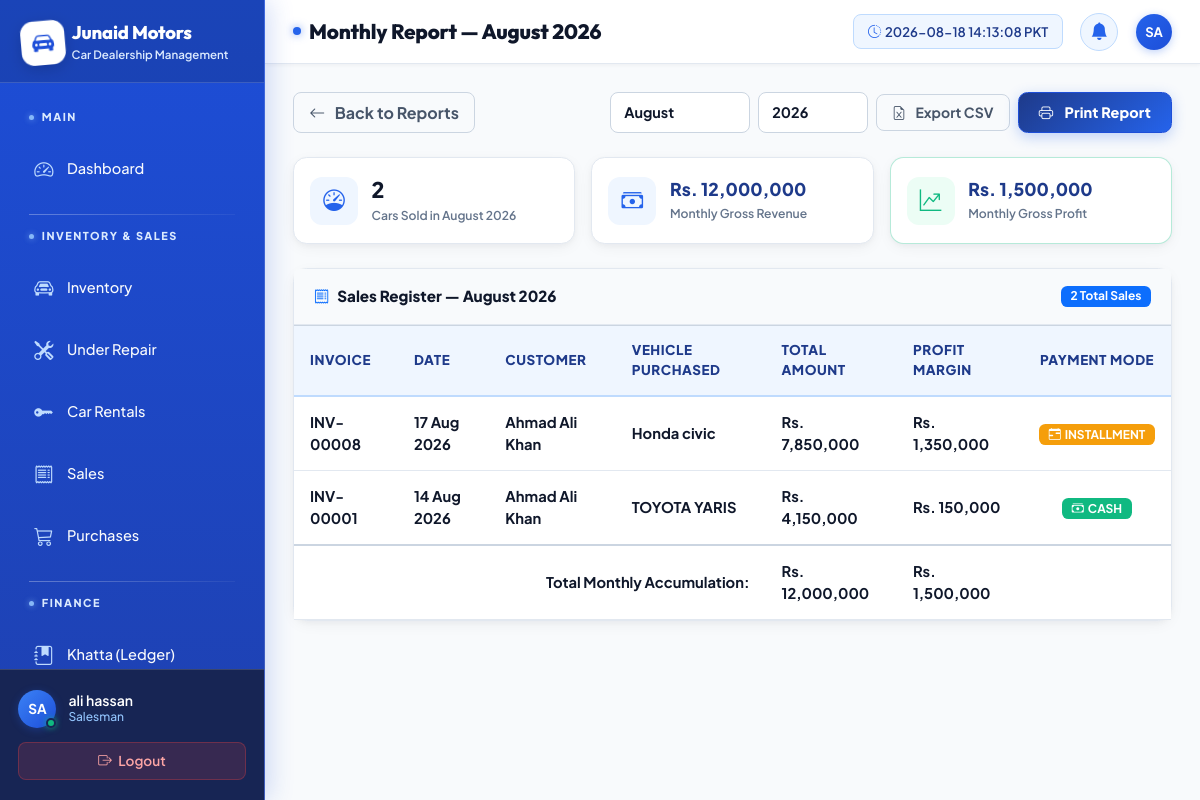
Screenshot of /reports/monthly/ (signed in) with the database file from the repository.
### apps/staff/models.py (models this page shows, shortened)
class StaffProfile(models.Model):
    ROLE_CHOICES = [
        ('admin', 'Admin'),
        ('manager', 'Manager'),
        ('salesman', 'Salesman'),
        ('accountant', 'Accountant'),
    ]
    user = models.OneToOneField(User, on_delete=models.CASCADE)
    role = models.CharField(max_length=20, choices=ROLE_CHOICES)
    phone = models.CharField(max_length=20)
    is_active = models.BooleanField(default=True)

### apps/sales/models.py (models this page shows, shortened)
class Sale(models.Model):
    PAYMENT_CHOICES = [
        ('cash', 'Cash'),
        ('installment', 'Installment'),
    ]
    PAYMENT_METHOD_CHOICES = [
        ('cash', 'Cash'),
        ('bank_transfer', 'Bank Transfer'),
        ('cheque', 'Cheque'),
    ]
    PAYMENT_STATUS_CHOICES = [
        ('paid', 'Paid'),
        ('partially_paid', 'Partially Paid'),
        ('pending', 'Pending'),
    ]
    invoice_no = models.CharField(max_length=20, unique=True, blank=True)
    car = models.ForeignKey('inventory.Car', on_delete=models.PROTECT)
    customer = models.ForeignKey('customers.Customer', on_delete=models.PROTECT)
    sale_date = models.DateField(default=django.utils.timezone.now, verbose_name="Sale Date")
    payment_type = models.CharField(max_length=20, choices=PAYMENT_CHOICES, default='cash', verbose_name="Sale Type")
    payment_method = models.CharField(max_length=20, choices=PAYMENT_METHOD_CHOICES, default='cash', verbose_name="Payment Method")
    payment_status = models.CharField(max_length=20, choices=PAYMENT_STATUS_CHOICES, default='pending', verbose_name="Payment Status")
    video = models.FileField(upload_to='sale_videos/', blank=True, null=True)
    total_amount = models.DecimalField(max_digits=12, decimal_places=2, verbose_name="Total Sale Price")
    payment_received = models.DecimalField(max_digits=12, decimal_places=2, default=0, verbose_name="Payment Received")
    down_payment = models.DecimalField(max_digits=12, decimal_places=2, default=0, verbose_name="Down Payment")
    monthly_installment = models.DecimalField(max_digits=10, decimal_places=2, default=0, verbose_name="Installment Amount")
    installment_months = models.IntegerField(default=0, verbose_name="Total Installments")
    profit = models.DecimalField(max_digits=12, decimal_places=2, default=0)

### apps/customers/models.py (models this page shows, shortened)
class Customer(models.Model):
    name = models.CharField(max_length=200)
    cnic = models.CharField(max_length=15, unique=True)
    phone = models.CharField(max_length=20)
    address = models.TextField()
    city = models.CharField(max_length=100)
    created_at = models.DateTimeField(auto_now_add=True)

### apps/inventory/models.py (models this page shows, shortened)
class Car(models.Model):
    STATUS_CHOICES = [
        ('available', 'Available'),
        ('reserved', 'Reserved'),
        ('sold', 'Sold'),
        ('under_repair', 'Under Repair'),
    ]
    name = models.CharField(max_length=200)
    model_year = models.IntegerField()
    color = models.CharField(max_length=100)
    registration_no = models.CharField(max_length=50, unique=True)
    purchase_price = models.DecimalField(max_digits=12, decimal_places=2)
    selling_price = models.DecimalField(max_digits=12, decimal_places=2)
    status = models.CharField(max_length=20, choices=STATUS_CHOICES, default='available')
    image = models.ImageField(upload_to='cars/', blank=True, null=True)
    video = models.FileField(upload_to='car_videos/', blank=True, null=True)
    entry_date = models.DateField(auto_now_add=True)
    notes = models.TextField(blank=True)

### apps/reports/views.py (the view, shortened to what this page needs)
# urls.py: path('monthly/', views.monthly_report, name='monthly_report'),
@login_required
def monthly_report(request):
    today = timezone.now().date()
    year = int(request.GET.get('year', today.year))
    month = int(request.GET.get('month', today.month))
    sales = Sale.objects.filter(
        sale_date__year=year,
        sale_date__month=month
    ).select_related('car', 'customer').order_by('-sale_date')
    total_revenue = sales.aggregate(Sum('total_amount'))['total_amount__sum'] or 0
    total_profit = sales.aggregate(Sum('profit'))['profit__sum'] or 0
    daily_breakdown = sales.values('sale_date').annotate(
        daily_revenue=Sum('total_amount'),
        daily_profit=Sum('profit'),
        count=Count('id')
    ).order_by('sale_date')
    report_title = datetime(year, month, 1).strftime('%B %Y')
    context = {
        'sales': sales,
        'total_revenue': total_revenue,
        'total_profit': total_profit,
        'month_name': report_title,
        'selected_year': year,
        'selected_month': month,
        'years_list': range(today.year - 3, today.year + 1),
        'months_list': [(i, datetime(2000, i, 1).strftime('%B')) for i in range(1, 13)],
        'daily_breakdown': daily_breakdown,
    }
    return render(request, 'reports/monthly.html', context)

### apps/dashboard/context_processors.py (called while the page is built)
def overdue_count(request):
    if request.user.is_authenticated:
        today = timezone.now().date()
        count = Installment.objects.filter(
            Q(status='overdue') | Q(status='pending', due_date__lt=today)
        ).count()
        return {'overdue_count': count}
    return {'overdue_count': 0}

### templates/reports/monthly.html (shortened to what this page needs)
{% extends 'base.html' %}
{% load humanize %}
{% block page_title %}Monthly Report — {{ month_name }}{% endblock %}
{% block content %}
<div class="d-flex flex-wrap justify-content-between align-items-center gap-3 mb-4 no-print">
  <a href="{% url 'reports_home' %}" class="btn-ghost fw-bold"><i class="bi bi-arrow-left me-1"></i>Back to Reports</a>
  <div class="d-flex align-items-center gap-2">
    <form method="get" action="" class="d-flex align-items-center gap-2">
      <select name="month" class="form-select form-select-sm fw-bold" style="width:140px;" onchange="this.form.submit()">
        {% for m_num, m_name in months_list %}
          <option value="{{ m_num }}" {% if m_num == selected_month %}selected{% endif %}>{{ m_name }}</option>
        {% endfor %}
      </select>
      <select name="year" class="form-select form-select-sm fw-bold" style="width:110px;" onchange="this.form.submit()">
        {% for y in years_list %}
          <option value="{{ y }}" {% if y == selected_year %}selected{% endif %}>{{ y }}</option>
        {% endfor %}
      </select>
    </form>
    <a href="?month={{ selected_month }}&year={{ selected_year }}&export=csv" class="btn btn-sm btn-ghost fw-bold text-success" title="Download Excel CSV"><i class="bi bi-file-earmark-excel me-1"></i>Export CSV</a>
    <button onclick="window.print()" class="btn btn-sm btn-amber fw-bold"><i class="bi bi-printer me-1"></i>Print Report</button>
  </div>
</div>
<div class="row g-3 mb-4">
  <div class="col-md-4">
    <div class="stat-card">
      <div class="stat-icon"><i class="bi bi-speedometer"></i></div>
      <div class="stat-content">
        <div class="stat-value fw-extra-bold">{{ sales.count }}</div>
        <div class="stat-label">Cars Sold in {{ month_name }}</div>
      </div>
    </div>
  </div>
  <div class="col-md-4">
    <div class="stat-card">
      <div class="stat-icon"><i class="bi bi-cash-stack"></i></div>
      <div class="stat-content">
        <div class="stat-value text-amount fw-extra-bold">Rs. {{ total_revenue|floatformat:0|intcomma }}</div>
        <div class="stat-label">Monthly Gross Revenue</div>
      </div>
    </div>
  </div>
  <div class="col-md-4">
    <div class="stat-card success">
      <div class="stat-icon"><i class="bi bi-graph-up-arrow"></i></div>
      <div class="stat-content">
        <div class="stat-value text-amount text-profit fw-extra-bold">Rs. {{ total_profit|floatformat:0|intcomma }}</div>
        <div class="stat-label">Monthly Gross Profit</div>
      </div>
    </div>
  </div>
</div>
<div class="card mb-4">
  <div class="card-header d-flex justify-content-between align-items-center">
    <div><i class="bi bi-receipt me-2 text-primary"></i><span class="fw-extra-bold">Sales Register — {{ month_name }}</span></div>
    <span class="badge bg-primary fw-bold">{{ sales.count }} Total Sales</span>
  </div>
  <div class="card-body p-0">
    {% if sales %}
    <div class="table-responsive">
      <table class="table mb-0 align-middle">
        <thead>
          <tr>
            <th>Invoice</th>
            <th>Date</th>
            <th>Customer</th>
            <th>Vehicle Purchased</th>
            <th>Total Amount</th>
            <th>Profit Margin</th>
            <th class="text-center">Payment Mode</th>
          </tr>
        </thead>
        <tbody>
          {% for sale in sales %}
          <tr>
            <td class="fw-extra-bold text-amber">{{ sale.invoice_no }}</td>
            <td class="fw-bold text-dark">{{ sale.sale_date|date:"d M Y" }}</td>
            <td class="fw-bold text-dark">{{ sale.customer.name }}</td>
            <td class="fw-bold text-dark">{{ sale.car.name }}</td>
            <td class="fw-extra-bold text-dark">Rs. {{ sale.total_amount|floatformat:0|intcomma }}</td>
            <td class="fw-extra-bold text-profit">Rs. {{ sale.profit|floatformat:0|intcomma }}</td>
            <td class="text-center">
              {% if sale.payment_type == 'cash' %}
                <span class="badge badge-paid"><i class="bi bi-cash-stack me-1"></i>CASH</span>
              {% else %}
                <span class="badge badge-pending"><i class="bi bi-calendar-range me-1"></i>INSTALLMENT</span>
              {% endif %}
            </td>
          </tr>
          {% endfor %}
        </tbody>
        <tfoot style="background-color:#F8FAFC;border-top:2px solid #CBD5E1;">
          <tr class="fw-extra-bold">
            <td colspan="4" class="text-end uppercase">Total Monthly Accumulation:</td>
            <td class="text-primary">Rs. {{ total_revenue|floatformat:0|intcomma }}</td>
            <td class="text-profit">Rs. {{ total_profit|floatformat:0|intcomma }}</td>
            <td></td>
          </tr>
        </tfoot>
      </table>
    </div>
    {% else %}
    <div class="empty-state"><i class="bi bi-calendar"></i><p>No sales registered for {{ month_name }}.</p></div>
    {% endif %}
  </div>
</div>
{% endblock %}

### templates/base.html (shortened to what this page needs)
{% load static %}
{% load humanize %}
<!DOCTYPE html>
<html lang="en" data-bs-theme="light">
<head>
  <link rel="stylesheet" href="https://cdn.jsdelivr.net/npm/bootstrap@5.3.3/dist/css/bootstrap.min.css">
  <link rel="stylesheet" href="https://cdn.jsdelivr.net/npm/bootstrap-icons@1.11.3/font/bootstrap-icons.min.css">
  <link rel="stylesheet" href="{% static 'css/tailwind.css' %}?v=12.0">
  <link rel="stylesheet" href="{% static 'css/custom.css' %}?v=12.0">
  <link rel="stylesheet" href="{% static 'css/animations.css' %}?v=12.0">
</head>
<body>
<nav id="sidebar">
  <div class="sidebar-logo">
    <div class="d-flex align-items-center gap-2">
      <div class="logo-icon-badge">
        <i class="bi bi-car-front-fill"></i>
      </div>
      <div>
        <h4>Junaid Motors</h4>
        <span>Car Dealership Management</span>
      </div>
    </div>
  </div>
  <div class="sidebar-nav">
    <span class="nav-section-label">Main</span>
    <a href="{% url 'dashboard' %}" class="sidebar-link {% if request.resolver_match.url_name == 'dashboard' %}active{% endif %}">
      <i class="bi bi-speedometer2"></i> <span>Dashboard</span>
    </a>
    <span class="nav-section-label">Inventory &amp; Sales</span>
    <a href="{% url 'inventory_list' %}" class="sidebar-link {% if 'inventory' in request.path and 'repair' not in request.path and 'rent' not in request.path %}active{% endif %}">
      <i class="bi bi-car-front"></i> <span>Inventory</span>
    </a>
    <a href="{% url 'repair_list' %}" class="sidebar-link {% if 'repair' in request.path %}active{% endif %}">
      <i class="bi bi-tools"></i> <span>Under Repair</span>
    </a>
    <a href="{% url 'rent_list' %}" class="sidebar-link {% if 'rent' in request.path %}active{% endif %}">
      <i class="bi bi-key-fill"></i> <span>Car Rentals</span>
    </a>
    <a href="{% url 'sales_list' %}" class="sidebar-link {% if 'sale' in request.path %}active{% endif %}">
      <i class="bi bi-receipt"></i> <span>Sales</span>
    </a>
    <a href="{% url 'purchase_list' %}" class="sidebar-link {% if 'purchase' in request.path %}active{% endif %}">
      <i class="bi bi-cart3"></i> <span>Purchases</span>
    </a>
    <span class="nav-section-label">Finance</span>
    <a href="{% url 'khatta_list' %}" class="sidebar-link {% if 'khatta' in request.path %}active{% endif %}">
      <i class="bi bi-journal-bookmark-fill"></i> <span>Khatta (Ledger)</span>
    </a>
  </div>
  <div class="sidebar-footer">
    <div class="user-info">
      <div class="avatar-container">
        <div class="avatar-circle">{{ request.user.username|upper|slice:":2" }}</div>
        <span class="status-indicator online"></span>
      </div>
      <div>
        <div class="user-name">{{ request.user.get_full_name|default:request.user.username }}</div>
        <div class="user-role">
          {% if request.user.staffprofile %}{{ request.user.staffprofile.get_role_display }}{% else %}Admin{% endif %}
        </div>
      </div>
    </div>
    <a href="{% url 'staff_logout' %}" class="btn-logout w-100 text-center d-block">
      <i class="bi bi-box-arrow-right me-1"></i> Logout
    </a>
  </div>
</nav>
<div id="main-content">
  <div id="top-navbar">
    <div class="d-flex align-items-center gap-3">
      <h1 class="page-title">{% block page_title %}Dashboard{% endblock %}</h1>
    </div>
    <div class="navbar-actions">
      <div id="live-clock-wrapper">
        <i class="bi bi-clock-history text-amber me-1"></i>
        <span id="live-clock"></span>
      </div>
      <a href="{% url 'installment_list' %}?status=overdue" class="notif-btn text-decoration-none" title="Notifications">
        <i class="bi bi-bell-fill"></i>
      </a>
      <div class="avatar-circle navbar-avatar" title="{{ request.user.username }}">{{ request.user.username|upper|slice:":2" }}</div>
    </div>
  </div>
  <div id="content-area">
    {% block content %}{% endblock %}
  </div>
</div>
</body>
</html>

### static/css/animations.css (style rules this page uses)
.card, .stat-card, .inventory-card, .lead-card, .form-section-card { transition: transform 0.25s cubic-bezier(0.4, 0, 0.2, 1), box-shadow 0.25s cubic-bezier(0.4, 0, 0.2, 1), border-color 0.25s ease; }
button, .btn, .btn-amber, .btn-primary, .btn-ghost, .btn-outline-amber, .quick-action-btn { transition: all 0.2s cubic-bezier(0.4, 0, 0.2, 1) !important; }
.table tbody tr { transition: background-color 0.18s ease, transform 0.18s ease; }

### rows the page displays
Sale: invoice_no "INV-00008", sale_date "17 Aug 2026", customer.name "Ahmad Ali Khan", car.name "Honda civic", total_amount "7,850,000", profit "1,350,000", payment_type "installment" (drawn)
Sale: invoice_no "INV-00001", sale_date "14 Aug 2026", customer.name "Ahmad Ali Khan", car.name "TOYOTA YARIS", total_amount "4,150,000", profit "150,000", payment_type "cash" (drawn)

### other values shown
{{ request.user.username|upper|slice:":2" }} "SA"
{{ request.user.get_full_name|default:request.user.username }} "ali hassan"
{{ request.user.staffprofile.get_role_display }} "Salesman"
{{ month_name }} "August 2026"
{{ sales.count }} "2"
{{ total_revenue|floatformat:0|intcomma }} "12,000,000"
{{ total_profit|floatformat:0|intcomma }} "1,500,000"
form field month "August"
form field year "2026"
